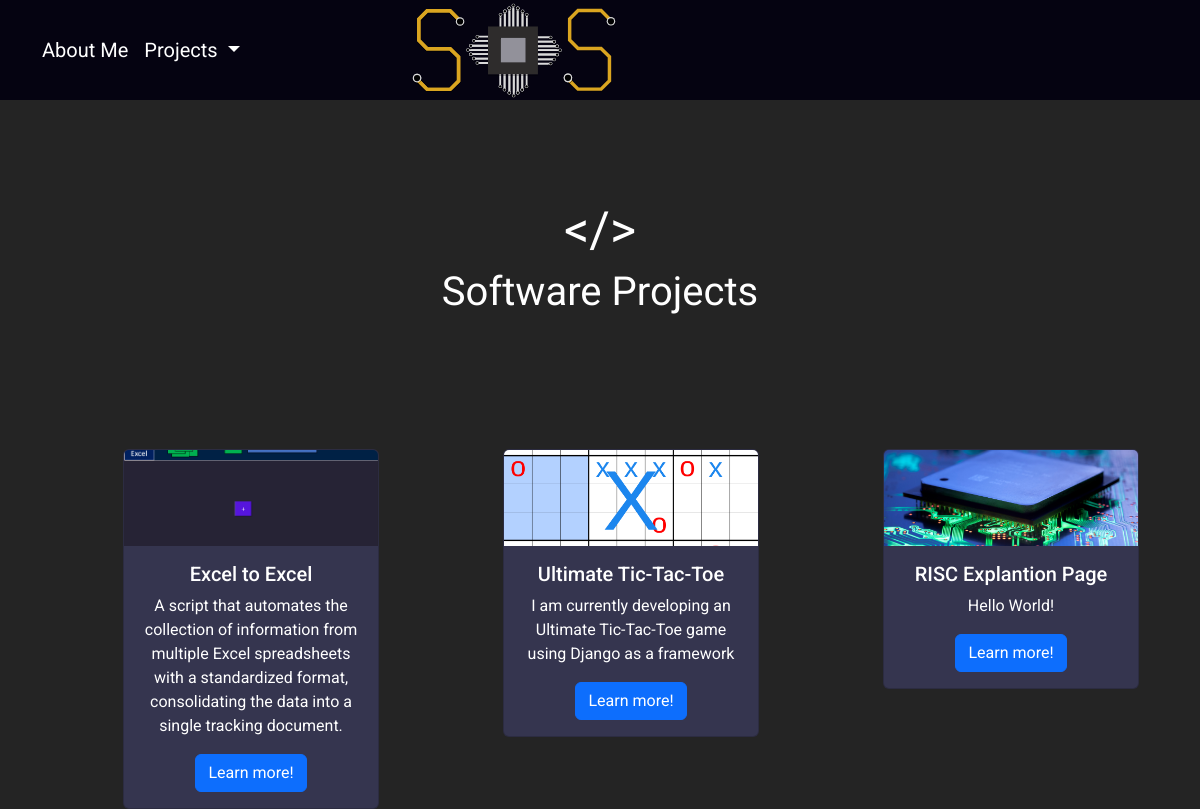
The page /software-projects/ on the database its author committed.
### portfolio/models.py (models this page shows, shortened)
class Project(models.Model):
    project_name = models.CharField(max_length=30)
    project_type = models.CharField(max_length=20)
    project_image = models.ImageField(upload_to= 'portfolio/images', default='')
    project_description = models.CharField(max_length=300)
    url = models.URLField(blank=True)

### portfolio/views.py (the view)
# urls.py: path('software-projects/', views.software_projects, name='software'),
def software_projects(request):
    projects = Project.objects.all()
    return render(request, 'portfolio/software_projects.html', {'projects': projects})

### portfolio/templates/portfolio/software_projects.html (shortened to what this page needs)
{% include 'portfolio/navbar.html' %}
{% load static %}
<!DOCTYPE html>
<html>
    <head>
        <link rel ="stylesheet" type ="text/css" href="{% static 'portfolio/css/style.css' %}">
        <link href="https://cdn.jsdelivr.net/npm/bootstrap@5.3.0-alpha1/dist/css/bootstrap.min.css" rel="stylesheet">
    </head>
    <body>
        <div class="container text-center">
            <h1 style="margin-top: 100px; font-size: 50px;">&lt;/&gt;</h1>
            <h1>Software Projects</h1>
            <div class="row">
                {% for project in projects %}
                    {% if project.project_type == 'software' %}
                        <div class="col">
                            <div class="card dark" style="width: 16rem; margin-left: 81px; margin-top: 125px;">
                                <img src="{{project.project_image.url}}" class="card-img-top project-img" alt="...">
                                <div class="card-body">
                                <h5 class="card-title">{{project.project_name}}</h5>
                                <p class="card-text">{{project.project_description}}</p>
                                <a href="{{project.url}}" class="btn btn-primary">Learn more!</a>
                                </div>
                            </div>
                        </div>
                    {% endif %}
                {% endfor %}
            </div>
        </div>
    </body>

### portfolio/static/portfolio/css/style.css (style rules this page uses)
body { min-height: 100vh; background: rgb(36, 36, 36) !important; font-family: 'Roboto', sans-serif !important; color: white !important; }
h1 { font-family: 'Ubuntu', sans-serif !important; }
.card-body { color: white !important; }
.card { --bs-card-bg: #35354f !important; }
.project-img { width: 100%; height: 8vw; object-fit: cover; }

### rows shown on the page
Project: project_image (picture), project_name "Excel to Excel", project_description "A script that automates the collection of information from multiple Excel spreadsheets with a standardized format, consolidating the data into a single tracking document."
Project: project_image (picture), project_name "Ultimate Tic-Tac-Toe", project_description "I am currently developing an Ultimate Tic-Tac-Toe game using Django as a framework"
Project: project_image (picture), project_name "RISC Explantion Page", project_description "Hello World!"
